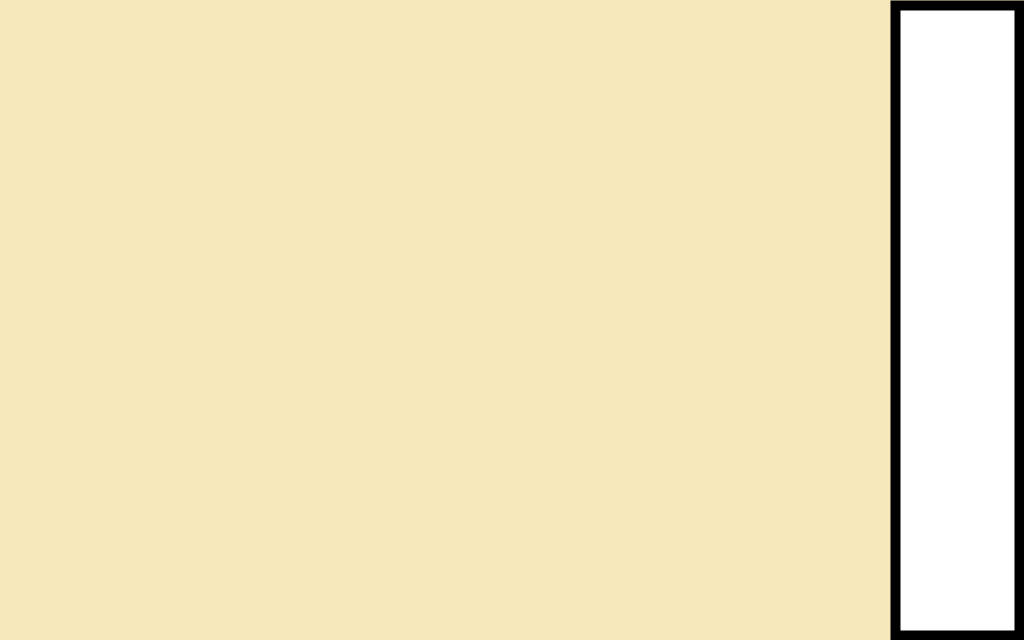
Frame 1 (no input)
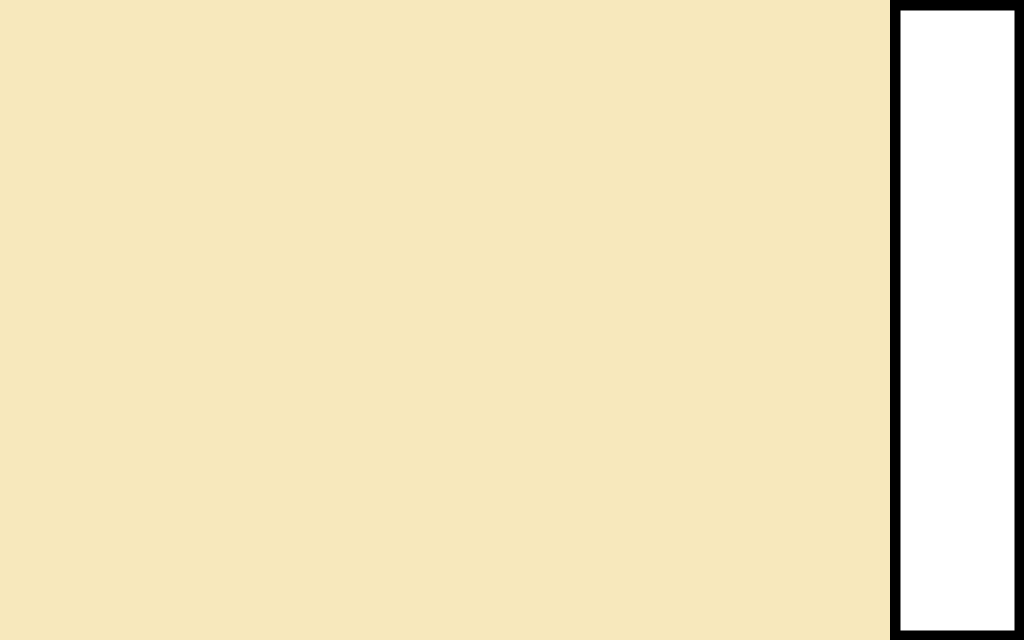
Frame 60 (the mouse pressed at the canvas centre just before this capture)
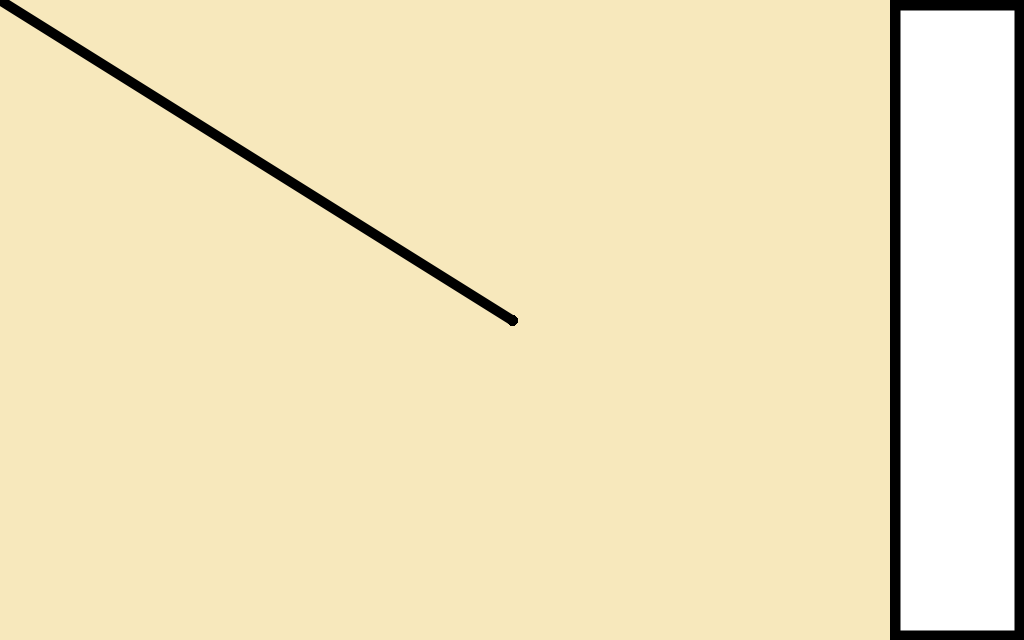
Frame 120 (the mouse held since frame 60 and released just before this capture)

The Processing sketch that drew these frames (run headless with seeded random() and noise(); from frame 60 on, the mouse is pressed at the canvas centre):

// Processing sketch: LineDraw
// ── LineDraw.pde
//skal lave en tegne program der har 4 knapper og forskellig funktioner
int brushsize = 10;
//workspace
void setup(){
  size(1024, 640);
  background(247, 232, 188);
  textSize(40);
  strokeWeight(brushsize);
  stroke(0);
  
}

//drawing function
void draw(){
   strokeWeight(brushsize);
   rect(895,5,124,630);
    
  if(mousePressed){
  line(mouseX, mouseY, pmouseX, pmouseY);
  }
  //clear function
  if(keyPressed){
    if(key=='c'){
      background(247, 232, 188);
 
  //brush size function + and -
    }else if(key=='w'){
      brushsize++;
    }else if(key=='s'){
      brushsize--; 
    }
    
  //  
  }
}
